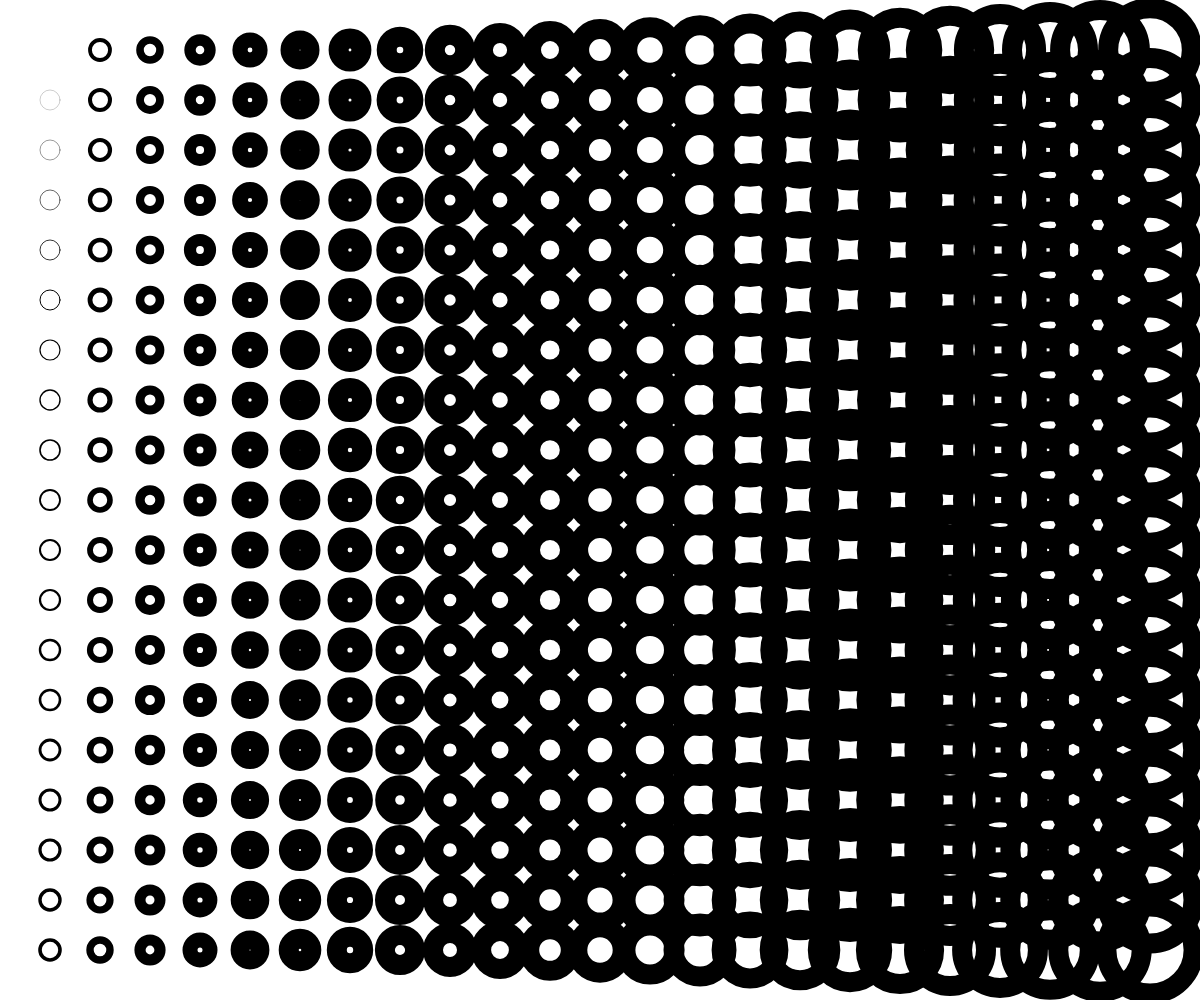
Frame 1 (no input)
Frame 60 (no input): identical to frame 1, image omitted
Frame 120 (the mouse pressed at the canvas centre since frame 60): identical to frame 1, image omitted

The p5.js sketch that drew this single still picture (run headless with seeded random() and noise() and a simulated clock; from frame 60 on, the mouse is pressed at the canvas centre):

// p5.js sketch
// ── sketch.js
function setup() {
  createCanvas(windowWidth, windowHeight);
  noFill();
}

function draw() {
  background(255);

  var count = 0;
  for (var x = 50; x <= width-50; x += 50) {
    for (var y = 50; y <= height-50; y+= 50) {
      strokeWeight(count*0.2);
      ellipse(x, y, 20, 20);
      count++;
    }
  }
}
